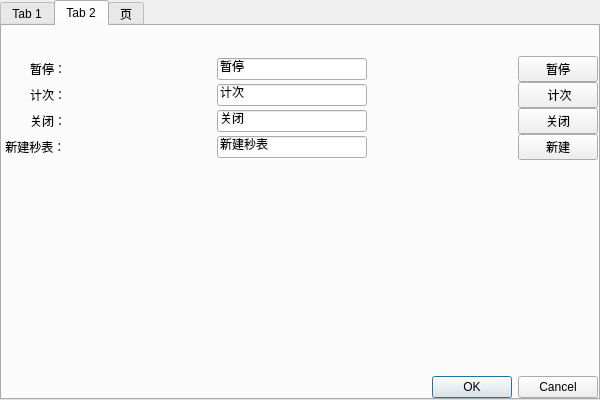
<?xml version="1.0" encoding="UTF-8"?>
<ui version="4.0">
 <class>StopwatchSetWdg</class>
 <widget class="QWidget" name="StopwatchSetWdg">
  <property name="geometry">
   <rect>
    <x>0</x>
    <y>0</y>
    <width>600</width>
    <height>400</height>
   </rect>
  </property>
  <property name="minimumSize">
   <size>
    <width>0</width>
    <height>0</height>
   </size>
  </property>
  <property name="windowTitle">
   <string> 设置</string>
  </property>
  <layout class="QVBoxLayout" name="verticalLayout">
   <property name="spacing">
    <number>0</number>
   </property>
   <property name="leftMargin">
    <number>0</number>
   </property>
   <property name="topMargin">
    <number>0</number>
   </property>
   <property name="rightMargin">
    <number>0</number>
   </property>
   <property name="bottomMargin">
    <number>0</number>
   </property>
   <item>
    <widget class="QTabWidget" name="tabWidget">
     <property name="currentIndex">
      <number>1</number>
     </property>
     <widget class="QWidget" name="tabSetting">
      <attribute name="title">
       <string>Tab 1</string>
      </attribute>
      <layout class="QVBoxLayout" name="verticalLayout_3">
       <property name="spacing">
        <number>0</number>
       </property>
       <property name="leftMargin">
        <number>0</number>
       </property>
       <property name="topMargin">
        <number>0</number>
       </property>
       <property name="rightMargin">
        <number>0</number>
       </property>
       <property name="bottomMargin">
        <number>0</number>
       </property>
       <item>
        <layout class="QGridLayout" name="gridLayout">
         <property name="spacing">
          <number>6</number>
         </property>
         <item row="1" column="0">
          <widget class="QLabel" name="label_6">
           <property name="text">
            <string> 秒表个数：</string>
           </property>
           <property name="alignment">
            <set>Qt::AlignRight|Qt::AlignTrailing|Qt::AlignVCenter</set>
           </property>
          </widget>
         </item>
         <item row="5" column="0">
          <widget class="QLabel" name="label_2">
           <property name="text">
            <string> 自动清理：</string>
           </property>
           <property name="alignment">
            <set>Qt::AlignRight|Qt::AlignTrailing|Qt::AlignVCenter</set>
           </property>
          </widget>
         </item>
         <item row="3" column="2">
          <widget class="QCheckBox" name="chbDrag">
           <property name="text">
            <string/>
           </property>
          </widget>
         </item>
         <item row="10" column="0" colspan="3">
          <widget class="QDialogButtonBox" name="buttonBox">
           <property name="standardButtons">
            <set>QDialogButtonBox::Cancel|QDialogButtonBox::Ok</set>
           </property>
          </widget>
         </item>
         <item row="1" column="2">
          <widget class="QLineEdit" name="leStopwatchCount">
           <property name="text">
            <string>秒表个数</string>
           </property>
          </widget>
         </item>
         <item row="8" column="2">
          <widget class="QComboBox" name="cobLanguague"/>
         </item>
         <item row="6" column="0">
          <widget class="QLabel" name="label_3">
           <property name="text">
            <string> 清理时间：</string>
           </property>
          </widget>
         </item>
         <item row="2" column="0">
          <widget class="QLabel" name="label_4">
           <property name="text">
            <string> 秒表显示：</string>
           </property>
           <property name="alignment">
            <set>Qt::AlignRight|Qt::AlignTrailing|Qt::AlignVCenter</set>
           </property>
          </widget>
         </item>
         <item row="5" column="2">
          <widget class="QCheckBox" name="chbAutoClean">
           <property name="text">
            <string/>
           </property>
          </widget>
         </item>
         <item row="9" column="0">
          <spacer name="verticalSpacer_2">
           <property name="orientation">
            <enum>Qt::Vertical</enum>
           </property>
           <property name="sizeHint" stdset="0">
            <size>
             <width>17</width>
             <height>37</height>
            </size>
           </property>
          </spacer>
         </item>
         <item row="6" column="2">
          <widget class="QLineEdit" name="leAutoCleanTime">
           <property name="text">
            <string>清理时间</string>
           </property>
          </widget>
         </item>
         <item row="8" column="0">
          <widget class="QLabel" name="label">
           <property name="text">
            <string> 语言：</string>
           </property>
           <property name="alignment">
            <set>Qt::AlignRight|Qt::AlignTrailing|Qt::AlignVCenter</set>
           </property>
          </widget>
         </item>
         <item row="0" column="2">
          <spacer name="verticalSpacer_5">
           <property name="orientation">
            <enum>Qt::Vertical</enum>
           </property>
           <property name="sizeType">
            <enum>QSizePolicy::Minimum</enum>
           </property>
           <property name="sizeHint" stdset="0">
            <size>
             <width>20</width>
             <height>30</height>
            </size>
           </property>
          </spacer>
         </item>
         <item row="2" column="2">
          <widget class="QComboBox" name="cobDisplayUnit"/>
         </item>
         <item row="3" column="0">
          <widget class="QLabel" name="label_5">
           <property name="text">
            <string> 拖动：</string>
           </property>
           <property name="alignment">
            <set>Qt::AlignRight|Qt::AlignTrailing|Qt::AlignVCenter</set>
           </property>
          </widget>
         </item>
         <item row="2" column="1">
          <spacer name="horizontalSpacer_3">
           <property name="orientation">
            <enum>Qt::Horizontal</enum>
           </property>
           <property name="sizeType">
            <enum>QSizePolicy::Maximum</enum>
           </property>
           <property name="sizeHint" stdset="0">
            <size>
             <width>350</width>
             <height>17</height>
            </size>
           </property>
          </spacer>
         </item>
         <item row="4" column="0">
          <widget class="QLabel" name="label_7">
           <property name="text">
            <string> 快慢显示：</string>
           </property>
           <property name="alignment">
            <set>Qt::AlignRight|Qt::AlignTrailing|Qt::AlignVCenter</set>
           </property>
          </widget>
         </item>
         <item row="4" column="2">
          <widget class="QCheckBox" name="chbSlowFastDisplay">
           <property name="text">
            <string/>
           </property>
          </widget>
         </item>
        </layout>
       </item>
      </layout>
     </widget>
     <widget class="QWidget" name="tabShortKey">
      <attribute name="title">
       <string>Tab 2</string>
      </attribute>
      <layout class="QVBoxLayout" name="verticalLayout_4">
       <property name="spacing">
        <number>0</number>
       </property>
       <property name="leftMargin">
        <number>0</number>
       </property>
       <property name="topMargin">
        <number>0</number>
       </property>
       <property name="rightMargin">
        <number>0</number>
       </property>
       <property name="bottomMargin">
        <number>0</number>
       </property>
       <item>
        <layout class="QGridLayout" name="gridLayout_2">
         <item row="2" column="3">
          <spacer name="horizontalSpacer_4">
           <property name="orientation">
            <enum>Qt::Horizontal</enum>
           </property>
           <property name="sizeHint" stdset="0">
            <size>
             <width>40</width>
             <height>20</height>
            </size>
           </property>
          </spacer>
         </item>
         <item row="3" column="2">
          <widget class="QLineEdit" name="leKeyCout">
           <property name="text">
            <string>计次</string>
           </property>
          </widget>
         </item>
         <item row="3" column="4">
          <widget class="QPushButton" name="btnKeyStop">
           <property name="text">
            <string> 计次</string>
           </property>
          </widget>
         </item>
         <item row="6" column="1">
          <spacer name="verticalSpacer">
           <property name="orientation">
            <enum>Qt::Vertical</enum>
           </property>
           <property name="sizeHint" stdset="0">
            <size>
             <width>20</width>
             <height>40</height>
            </size>
           </property>
          </spacer>
         </item>
         <item row="4" column="2">
          <widget class="QLineEdit" name="leKeyClose">
           <property name="text">
            <string>关闭</string>
           </property>
          </widget>
         </item>
         <item row="2" column="0">
          <widget class="QLabel" name="label2_1">
           <property name="text">
            <string> 暂停：</string>
           </property>
           <property name="alignment">
            <set>Qt::AlignRight|Qt::AlignTrailing|Qt::AlignVCenter</set>
           </property>
          </widget>
         </item>
         <item row="4" column="4">
          <widget class="QPushButton" name="btnKeyClose">
           <property name="text">
            <string>关闭</string>
           </property>
          </widget>
         </item>
         <item row="3" column="0">
          <widget class="QLabel" name="label2_2">
           <property name="text">
            <string> 计次：</string>
           </property>
           <property name="alignment">
            <set>Qt::AlignRight|Qt::AlignTrailing|Qt::AlignVCenter</set>
           </property>
          </widget>
         </item>
         <item row="7" column="0" colspan="5">
          <widget class="QDialogButtonBox" name="buttonBox_2">
           <property name="standardButtons">
            <set>QDialogButtonBox::Cancel|QDialogButtonBox::Ok</set>
           </property>
          </widget>
         </item>
         <item row="2" column="4">
          <widget class="QPushButton" name="btnKeyCount">
           <property name="text">
            <string>暂停</string>
           </property>
          </widget>
         </item>
         <item row="2" column="2">
          <widget class="QLineEdit" name="leKeyStop">
           <property name="text">
            <string>暂停</string>
           </property>
          </widget>
         </item>
         <item row="1" column="4">
          <spacer name="verticalSpacer_6">
           <property name="orientation">
            <enum>Qt::Vertical</enum>
           </property>
           <property name="sizeType">
            <enum>QSizePolicy::Minimum</enum>
           </property>
           <property name="sizeHint" stdset="0">
            <size>
             <width>20</width>
             <height>30</height>
            </size>
           </property>
          </spacer>
         </item>
         <item row="2" column="1">
          <spacer name="horizontalSpacer">
           <property name="orientation">
            <enum>Qt::Horizontal</enum>
           </property>
           <property name="sizeHint" stdset="0">
            <size>
             <width>40</width>
             <height>20</height>
            </size>
           </property>
          </spacer>
         </item>
         <item row="4" column="0">
          <widget class="QLabel" name="label2_3">
           <property name="text">
            <string> 关闭：</string>
           </property>
           <property name="alignment">
            <set>Qt::AlignRight|Qt::AlignTrailing|Qt::AlignVCenter</set>
           </property>
          </widget>
         </item>
         <item row="5" column="0">
          <widget class="QLabel" name="label_8">
           <property name="text">
            <string> 新建秒表：</string>
           </property>
          </widget>
         </item>
         <item row="5" column="2">
          <widget class="QLineEdit" name="leKeyNew">
           <property name="text">
            <string>新建秒表</string>
           </property>
          </widget>
         </item>
         <item row="5" column="4">
          <widget class="QPushButton" name="btnKeyNew">
           <property name="text">
            <string>新建</string>
           </property>
          </widget>
         </item>
        </layout>
       </item>
      </layout>
     </widget>
     <widget class="QWidget" name="tabAbout">
      <attribute name="title">
       <string>页</string>
      </attribute>
      <layout class="QVBoxLayout" name="verticalLayout_2">
       <item>
        <spacer name="verticalSpacer_4">
         <property name="orientation">
          <enum>Qt::Vertical</enum>
         </property>
         <property name="sizeHint" stdset="0">
          <size>
           <width>20</width>
           <height>134</height>
          </size>
         </property>
        </spacer>
       </item>
       <item>
        <widget class="QLabel" name="labAppName">
         <property name="text">
          <string> 秒表</string>
         </property>
         <property name="alignment">
          <set>Qt::AlignCenter</set>
         </property>
        </widget>
       </item>
       <item>
        <widget class="QLabel" name="labAppVersion">
         <property name="text">
          <string>版本号：V0.1</string>
         </property>
         <property name="alignment">
          <set>Qt::AlignCenter</set>
         </property>
        </widget>
       </item>
       <item>
        <spacer name="verticalSpacer_3">
         <property name="orientation">
          <enum>Qt::Vertical</enum>
         </property>
         <property name="sizeHint" stdset="0">
          <size>
           <width>20</width>
           <height>133</height>
          </size>
         </property>
        </spacer>
       </item>
      </layout>
     </widget>
    </widget>
   </item>
  </layout>
 </widget>
 <resources/>
 <connections/>
</ui>
